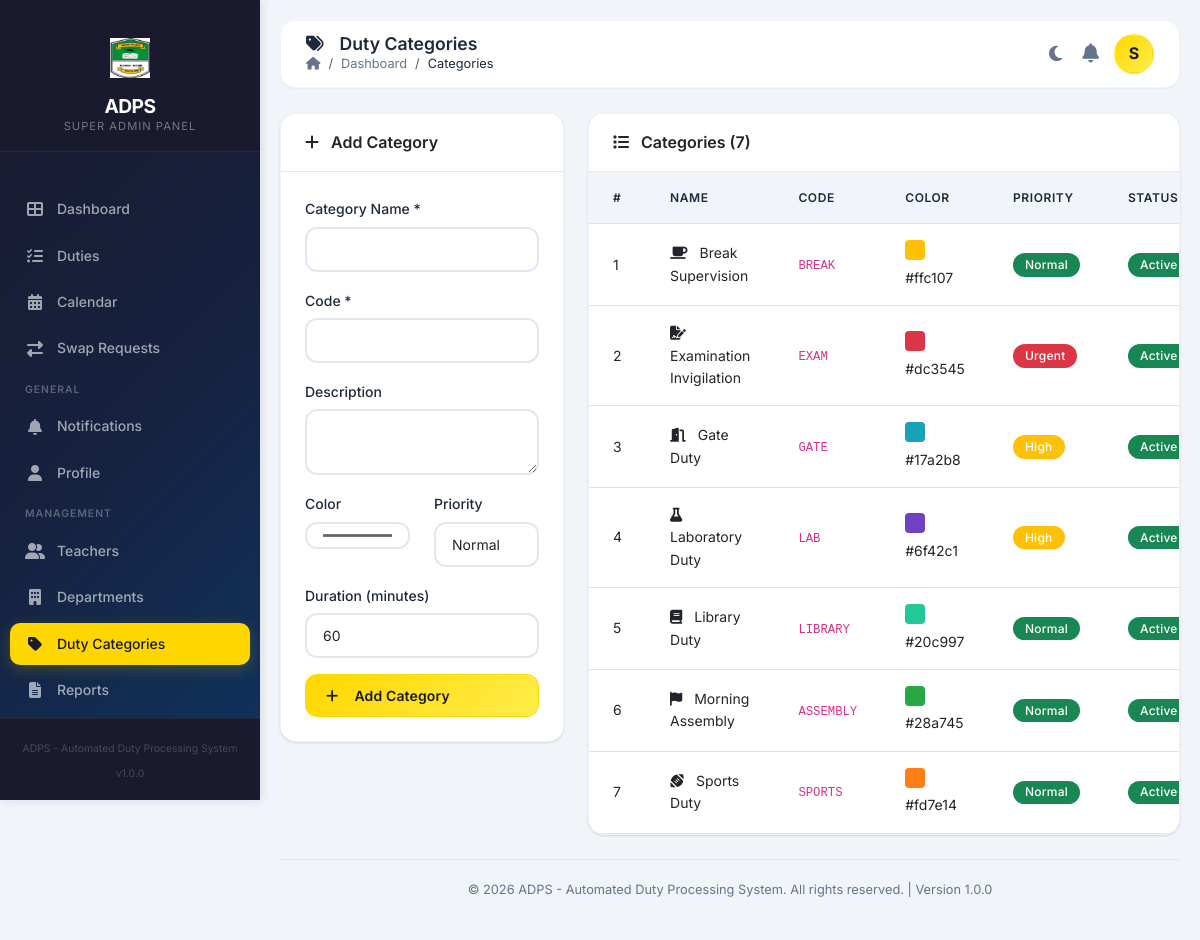
/views/categories/ (signed in), run on the app's committed database.
### tables this page shows
CREATE TABLE users (
    id INT PRIMARY KEY AUTO_INCREMENT,
    username VARCHAR(50) UNIQUE NOT NULL,
    email VARCHAR(100) UNIQUE NOT NULL,
    password VARCHAR(255) NOT NULL,
    full_name VARCHAR(100) NOT NULL,
    role ENUM('super_admin', 'admin', 'teacher') DEFAULT 'teacher',
    status ENUM('active', 'inactive', 'suspended') DEFAULT 'active',
    email_verified BOOLEAN DEFAULT FALSE,
    two_factor_enabled BOOLEAN DEFAULT FALSE,
    two_factor_secret VARCHAR(255) NULL,
    remember_token VARCHAR(100) NULL,
    last_login DATETIME NULL,
    last_ip VARCHAR(45) NULL,
    created_at TIMESTAMP DEFAULT CURRENT_TIMESTAMP,
    updated_at TIMESTAMP DEFAULT CURRENT_TIMESTAMP ON UPDATE CURRENT_TIMESTAMP,
    INDEX idx_email (email),
    INDEX idx_status (status)
);

CREATE TABLE duty_categories (
    id INT PRIMARY KEY AUTO_INCREMENT,
    name VARCHAR(100) NOT NULL,
    code VARCHAR(20) UNIQUE NOT NULL,
    description TEXT,
    color VARCHAR(7) DEFAULT '#007bff',
    icon VARCHAR(50) DEFAULT 'fas fa-tasks',
    priority ENUM('low', 'normal', 'high', 'urgent') DEFAULT 'normal',
    duration_minutes INT DEFAULT 60,
    status ENUM('active', 'inactive') DEFAULT 'active',
    created_at TIMESTAMP DEFAULT CURRENT_TIMESTAMP,
    updated_at TIMESTAMP DEFAULT CURRENT_TIMESTAMP ON UPDATE CURRENT_TIMESTAMP,
    INDEX idx_code (code)
);

### views/categories/index.php (the view, shortened to what the rows shown need)
<?php
require_once __DIR__ . '/../../includes/functions.php';
require_once __DIR__ . '/../../includes/auth.php';
require_once __DIR__ . '/../../models/DutyCategory.php';
$auth = new Auth();
$categories = DutyCategory::all();
require_once __DIR__ . '/../../includes/header.php';
?>
<div class="row">
    <div class="col-md-8">
        <div class="card">
            <div class="card-body p-0">
                <div class="table-responsive">
                    <table class="table table-hover mb-0">
                        <thead>
                            <tr>
                                <th>#</th>
                                <th>Name</th>
                                <th>Code</th>
                                <th>Color</th>
                                <th>Priority</th>
                                <th>Status</th>
                            </tr>
                        </thead>
                        <tbody>
                            <?php if (empty($categories)): ?>
                                <tr>
                                    <td colspan="7" class="text-center py-4">
                                        <i class="fas fa-tag fa-2x text-muted d-block mb-2"></i>
                                        <span class="text-muted">No categories found</span>
                                    </td>
                                </tr>
                            <?php else: ?>
                                <?php foreach ($categories as $index => $cat): ?>
                                    <tr>
                                        <td><?php echo $index + 1; ?></td>
                                        <td>
                                            <i class="<?php echo $cat['icon'] ?? 'fas fa-tasks'; ?> me-2"></i>
                                            <?php echo htmlspecialchars($cat['name']); ?>
                                        </td>
                                        <td><code><?php echo htmlspecialchars($cat['code']); ?></code></td>
                                        <td>
                                            <span style="display:inline-block; width:20px; height:20px; border-radius:4px; background:<?php echo $cat['color']; ?>;"></span>
                                            <?php echo htmlspecialchars($cat['color']); ?>
                                        </td>
                                        <td>
                                            <span class="badge bg-<?php echo getPriorityBadgeColor($cat['priority']); ?>">
                                                <?php echo ucfirst($cat['priority']); ?>
                                            </span>
                                        </td>
                                        <td>
                                            <span class="badge bg-<?php echo getStatusBadgeColor($cat['status']); ?>">
                                                <?php echo ucfirst($cat['status']); ?>
                                            </span>
                                        </td>
                                    </tr>
                                <?php endforeach; ?>
                            <?php endif; ?>
                        </tbody>
                    </table>
                </div>
            </div>
        </div>
    </div>
</div>
<?php
require_once __DIR__ . '/../../includes/footer.php';
?>

### includes/header.php (shortened to what the rows shown need)
<?php
$user = $auth->getUser();
$role = $user['role'] ?? 'teacher';
$teacherInitial = substr($user['full_name'], 0, 1);
$profilePhoto = SITE_URL . '/assets/images/default-avatar.png';
$hasProfilePhoto = false;
?>
<!DOCTYPE html>
<html lang="en">
<head>
    <link href="https://cdn.jsdelivr.net/npm/bootstrap@5.3.0/dist/css/bootstrap.min.css" rel="stylesheet">
    <link href="https://cdnjs.cloudflare.com/ajax/libs/font-awesome/6.4.0/css/all.min.css" rel="stylesheet">
    <link href="<?php echo SITE_URL; ?>/assets/css/styles.css" rel="stylesheet">
</head>
<body>
    <div class="sidebar" id="sidebar">
        <div class="sidebar-brand">
            <span class="logo-icon">
                <img src="<?php echo SITE_URL; ?>/assets/images/logo.jpeg" alt="logo" width="40" height="40">
            </span>
            <h3>ADPS</h3>
            <p><?php echo ucfirst(str_replace('_', ' ', $role)); ?> Panel</p>
        </div>
    </div>
    <div class="main-content">
        <div class="top-header">
            <div class="user-info">
                <div class="user-dropdown">
                    <div class="avatar <?php echo $hasProfilePhoto ? 'has-image' : ''; ?>"
                         style="<?php echo $hasProfilePhoto ? 'background-image: url(' . $profilePhoto . ');' : ''; ?>"
                         data-bs-toggle="dropdown"
                         aria-expanded="false"
                         title="<?php echo htmlspecialchars($user['full_name']); ?>"
                         role="button"
                         tabindex="0">
                        <?php if (!$hasProfilePhoto): ?>
                            <?php echo $teacherInitial; ?>
                        <?php endif; ?>
                    </div>
                </div>
            </div>
        </div>
        <div class="page-content">

### data on the page
users: role "SUPER ADMIN", full_name "S"
duty_categories: name "Break Supervision", code "BREAK", color "#ffc107", priority "Normal", status "Active"
duty_categories: name "Examination Invigilation", code "EXAM", color "#dc3545", priority "Urgent", status "Active"
duty_categories: name "Gate Duty", code "GATE", color "#17a2b8", priority "High", status "Active"
duty_categories: name "Laboratory Duty", code "LAB", color "#6f42c1", priority "High", status "Active"
duty_categories: name "Library Duty", code "LIBRARY", color "#20c997", priority "Normal", status "Active"
duty_categories: name "Morning Assembly", code "ASSEMBLY", color "#28a745", priority "Normal", status "Active"
duty_categories: name "Sports Duty", code "SPORTS", color "#fd7e14", priority "Normal", status "Active"

### other printed values
$item['label'] "Dashboard"
$item['label'] "Duties"
$item['label'] "Calendar"
$item['label'] "Swap Requests"
$item['label'] "Notifications"
$item['label'] "Profile"
$item['label'] "Teachers"
$item['label'] "Departments"
$item['label'] "Duty Categories"
$item['label'] "Reports"
SITE_NAME "ADPS - Automated Duty Processing System"
$pageTitle "Duty Categories"
$item['label'] "Categories"
count($categories) "7"
